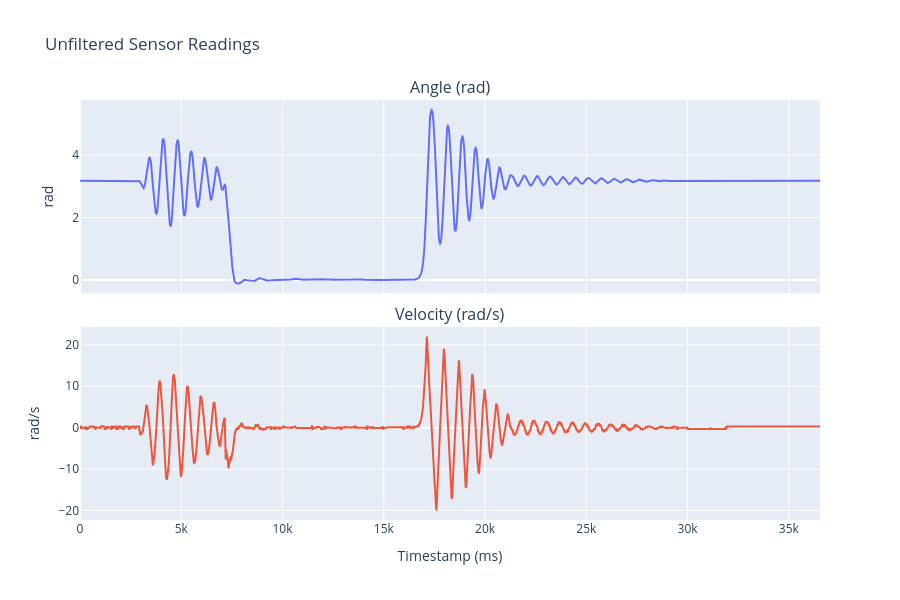

Write notebook code for a chart like this one.
### Code cell
data = df[["Timestamp_ms","Angle_raw","Angle_proc","Velocity"]].copy()
for col in data.columns:
    data[col] = pd.to_numeric(data[col], errors="coerce")
data = data.dropna().sort_values("Timestamp_ms").reset_index(drop=True)

fig = make_subplots(
    rows=2,
    cols=1,
    shared_xaxes=True,
    vertical_spacing=0.08,
    subplot_titles=("Angle (rad)", "Velocity (rad/s)"),
)

fig.add_trace(
    go.Scatter(x=data["Timestamp_ms"], y=data["Angle_raw"], name="Angle"),
    row=1, col=1
)
fig.add_trace(
    go.Scatter(x=data["Timestamp_ms"], y=data["Velocity"], name="Velocity"),
    row=2, col=1
)

fig.update_xaxes(title_text="Timestamp (ms)", row=2, col=1)
fig.update_yaxes(title_text="rad", row=1, col=1)
fig.update_yaxes(title_text="rad/s", row=2, col=1)
fig.update_layout(height=600, showlegend=False)
fig.update_layout(
    title_text="Unfiltered Sensor Readings",
    showlegend=False
)
fig.show()

### Figure 1 — Plotly figure (JSON) as saved in the notebook; plotly's stock layout.template omitted (floating-point values rounded to 4 significant figures; data arrays with more than 128 entries replaced by an {"elided": "..."} marker saying what was removed)
{"data": [{"name": "Angle", "type": "scatter", "x": {"elided": "7309 float values"}, "xaxis": "x", "y": {"elided": "7309 float values"}, "yaxis": "y"}, {"name": "Velocity", "type": "scatter", "x": {"elided": "7309 float values"}, "xaxis": "x2", "y": {"elided": "7309 float values"}, "yaxis": "y2"}], "layout": {"annotations": [{"font": {"size": 16}, "showarrow": false, "text": "Angle (rad)", "x": 0.5, "xanchor": "center", "xref": "paper", "y": 1, "yanchor": "bottom", "yref": "paper"}, {"font": {"size": 16}, "showarrow": false, "text": "Velocity (rad/s)", "x": 0.5, "xanchor": "center", "xref": "paper", "y": 0.46, "yanchor": "bottom", "yref": "paper"}], "height": 600, "showlegend": false, "title": {"text": "Unfiltered Sensor Readings"}, "xaxis": {"anchor": "y", "domain": [0, 1], "matches": "x2", "showticklabels": false}, "xaxis2": {"anchor": "y2", "domain": [0, 1], "title": {"text": "Timestamp (ms)"}}, "yaxis": {"anchor": "x", "domain": [0.54, 1], "title": {"text": "rad"}}, "yaxis2": {"anchor": "x2", "domain": [0, 0.46], "title": {"text": "rad/s"}}}}
